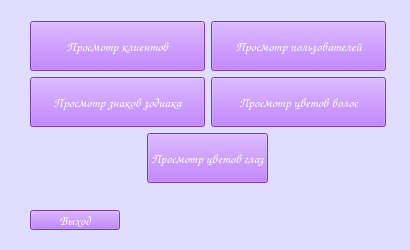
<?xml version="1.0" encoding="UTF-8"?>
<ui version="4.0">
 <class>Form</class>
 <widget class="QWidget" name="Form">
  <property name="geometry">
   <rect>
    <x>0</x>
    <y>0</y>
    <width>410</width>
    <height>250</height>
   </rect>
  </property>
  <property name="minimumSize">
   <size>
    <width>410</width>
    <height>250</height>
   </size>
  </property>
  <property name="maximumSize">
   <size>
    <width>410</width>
    <height>250</height>
   </size>
  </property>
  <property name="windowTitle">
   <string>Form</string>
  </property>
  <property name="styleSheet">
   <string notr="true">background-color: rgb(224, 221, 255);</string>
  </property>
  <widget class="QWidget" name="verticalLayoutWidget">
   <property name="geometry">
    <rect>
     <x>10</x>
     <y>10</y>
     <width>396</width>
     <height>240</height>
    </rect>
   </property>
   <layout class="QVBoxLayout" name="verticalLayout">
    <item>
     <spacer name="verticalSpacer_2">
      <property name="orientation">
       <enum>Qt::Vertical</enum>
      </property>
      <property name="sizeHint" stdset="0">
       <size>
        <width>20</width>
        <height>40</height>
       </size>
      </property>
     </spacer>
    </item>
    <item>
     <layout class="QHBoxLayout" name="horizontalLayout">
      <item>
       <spacer name="horizontalSpacer">
        <property name="orientation">
         <enum>Qt::Horizontal</enum>
        </property>
        <property name="sizeType">
         <enum>QSizePolicy::Fixed</enum>
        </property>
        <property name="sizeHint" stdset="0">
         <size>
          <width>20</width>
          <height>20</height>
         </size>
        </property>
       </spacer>
      </item>
      <item alignment="Qt::AlignVCenter">
       <widget class="QPushButton" name="btn_clients">
        <property name="minimumSize">
         <size>
          <width>0</width>
          <height>50</height>
         </size>
        </property>
        <property name="font">
         <font>
          <family>Comic Sans MS</family>
          <pointsize>10</pointsize>
         </font>
        </property>
        <property name="styleSheet">
         <string notr="true">background-color: rgb(170, 85, 255);
color: rgb(255, 255, 255);</string>
        </property>
        <property name="text">
         <string>Просмотр клиентов</string>
        </property>
       </widget>
      </item>
      <item alignment="Qt::AlignVCenter">
       <widget class="QPushButton" name="btn_users">
        <property name="minimumSize">
         <size>
          <width>0</width>
          <height>50</height>
         </size>
        </property>
        <property name="font">
         <font>
          <family>Comic Sans MS</family>
          <pointsize>10</pointsize>
         </font>
        </property>
        <property name="styleSheet">
         <string notr="true">background-color: rgb(170, 85, 255);
color: rgb(255, 255, 255);</string>
        </property>
        <property name="text">
         <string>Просмотр пользователей</string>
        </property>
       </widget>
      </item>
      <item>
       <spacer name="horizontalSpacer_2">
        <property name="orientation">
         <enum>Qt::Horizontal</enum>
        </property>
        <property name="sizeType">
         <enum>QSizePolicy::Fixed</enum>
        </property>
        <property name="sizeHint" stdset="0">
         <size>
          <width>20</width>
          <height>20</height>
         </size>
        </property>
       </spacer>
      </item>
     </layout>
    </item>
    <item>
     <layout class="QHBoxLayout" name="horizontalLayout_3">
      <item>
       <spacer name="horizontalSpacer_4">
        <property name="orientation">
         <enum>Qt::Horizontal</enum>
        </property>
        <property name="sizeType">
         <enum>QSizePolicy::Fixed</enum>
        </property>
        <property name="sizeHint" stdset="0">
         <size>
          <width>20</width>
          <height>20</height>
         </size>
        </property>
       </spacer>
      </item>
      <item alignment="Qt::AlignVCenter">
       <widget class="QPushButton" name="btn_zodiacs">
        <property name="minimumSize">
         <size>
          <width>0</width>
          <height>50</height>
         </size>
        </property>
        <property name="font">
         <font>
          <family>Comic Sans MS</family>
          <pointsize>10</pointsize>
         </font>
        </property>
        <property name="styleSheet">
         <string notr="true">background-color: rgb(170, 85, 255);
color: rgb(255, 255, 255);</string>
        </property>
        <property name="text">
         <string>Просмотр знаков зодиака</string>
        </property>
       </widget>
      </item>
      <item alignment="Qt::AlignVCenter">
       <widget class="QPushButton" name="btn_hairs">
        <property name="minimumSize">
         <size>
          <width>0</width>
          <height>50</height>
         </size>
        </property>
        <property name="font">
         <font>
          <family>Comic Sans MS</family>
          <pointsize>10</pointsize>
         </font>
        </property>
        <property name="styleSheet">
         <string notr="true">background-color: rgb(170, 85, 255);
color: rgb(255, 255, 255);</string>
        </property>
        <property name="text">
         <string>Просмотр цветов волос</string>
        </property>
       </widget>
      </item>
      <item>
       <spacer name="horizontalSpacer_5">
        <property name="orientation">
         <enum>Qt::Horizontal</enum>
        </property>
        <property name="sizeType">
         <enum>QSizePolicy::Fixed</enum>
        </property>
        <property name="sizeHint" stdset="0">
         <size>
          <width>20</width>
          <height>20</height>
         </size>
        </property>
       </spacer>
      </item>
     </layout>
    </item>
    <item alignment="Qt::AlignHCenter">
     <widget class="QPushButton" name="btn_eyes">
      <property name="minimumSize">
       <size>
        <width>0</width>
        <height>50</height>
       </size>
      </property>
      <property name="font">
       <font>
        <family>Comic Sans MS</family>
        <pointsize>10</pointsize>
       </font>
      </property>
      <property name="styleSheet">
       <string notr="true">background-color: rgb(170, 85, 255);
color: rgb(255, 255, 255);</string>
      </property>
      <property name="text">
       <string>Просмотр цветов глаз</string>
      </property>
     </widget>
    </item>
    <item>
     <spacer name="verticalSpacer_4">
      <property name="orientation">
       <enum>Qt::Vertical</enum>
      </property>
      <property name="sizeHint" stdset="0">
       <size>
        <width>20</width>
        <height>40</height>
       </size>
      </property>
     </spacer>
    </item>
    <item>
     <spacer name="verticalSpacer_3">
      <property name="orientation">
       <enum>Qt::Vertical</enum>
      </property>
      <property name="sizeHint" stdset="0">
       <size>
        <width>20</width>
        <height>40</height>
       </size>
      </property>
     </spacer>
    </item>
    <item>
     <layout class="QHBoxLayout" name="horizontalLayout_2">
      <item>
       <spacer name="horizontalSpacer_3">
        <property name="orientation">
         <enum>Qt::Horizontal</enum>
        </property>
        <property name="sizeType">
         <enum>QSizePolicy::Fixed</enum>
        </property>
        <property name="sizeHint" stdset="0">
         <size>
          <width>20</width>
          <height>20</height>
         </size>
        </property>
       </spacer>
      </item>
      <item alignment="Qt::AlignLeft|Qt::AlignBottom">
       <widget class="QPushButton" name="btn_exit">
        <property name="minimumSize">
         <size>
          <width>90</width>
          <height>20</height>
         </size>
        </property>
        <property name="font">
         <font>
          <family>Comic Sans MS</family>
          <pointsize>10</pointsize>
         </font>
        </property>
        <property name="styleSheet">
         <string notr="true">background-color: rgb(170, 85, 255);
color: rgb(255, 255, 255);</string>
        </property>
        <property name="text">
         <string>Выход</string>
        </property>
       </widget>
      </item>
     </layout>
    </item>
    <item>
     <spacer name="verticalSpacer">
      <property name="orientation">
       <enum>Qt::Vertical</enum>
      </property>
      <property name="sizeType">
       <enum>QSizePolicy::Fixed</enum>
      </property>
      <property name="sizeHint" stdset="0">
       <size>
        <width>20</width>
        <height>20</height>
       </size>
      </property>
     </spacer>
    </item>
   </layout>
  </widget>
 </widget>
 <resources/>
 <connections/>
</ui>
